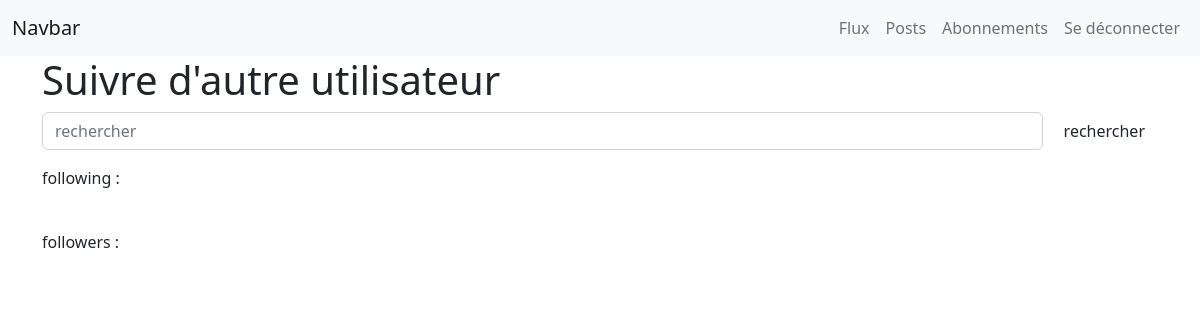
/follow/ (signed in), run on an earlier commit of the app's database.
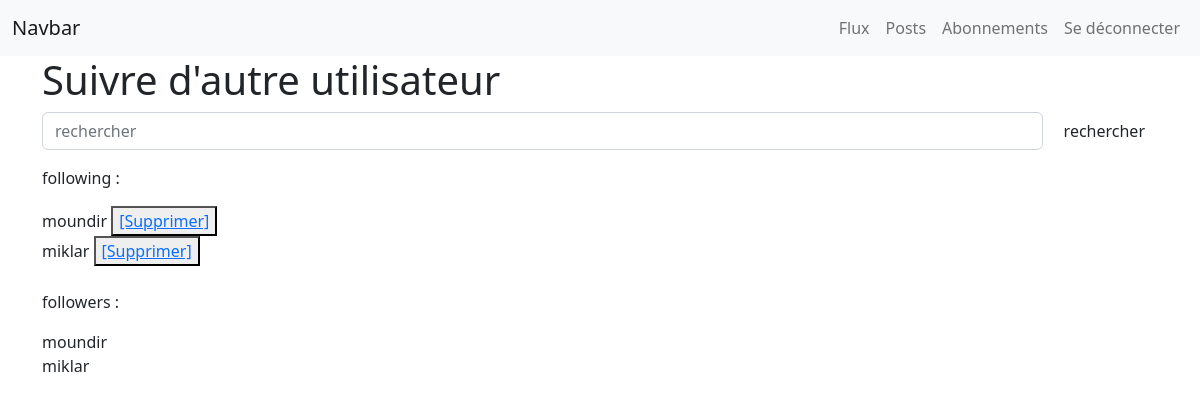
And on a later commit of the database.
### flux/models.py (models this page shows)
class UserFollows(models.Model):
    user = models.ForeignKey(
        to=settings.AUTH_USER_MODEL,
        on_delete=models.CASCADE,
        related_name='following')
    followed_user = models.ForeignKey(to=settings.AUTH_USER_MODEL,
                                      on_delete=models.CASCADE,
                                      related_name='followers_by')
    class Meta:
        unique_together = ('user', 'followed_user',)

### flux/views.py (the view)
# urls.py: path('follow/', flux_views.follow_user, name='search'),
@login_required()
def follow_user(request):
    form = FollowForm(instance=request.user)
    if request.method == 'POST':
        if request.POST.get('search'):
            search = request.POST['search']
            follower = User.objects.get(Q(username__contains=search) & ~Q(username=request.user))
            follow = UserFollows(followed_user_id=follower.id, user_id=request.user.id)
            follow.save()
            return redirect('search')
    else:
        following = UserFollows.objects.filter(user=request.user)
        followers = UserFollows.objects.filter(followed_user=request.user)
        return render(request, 'flux/followers_search.html', {'following': following, 'followers': followers})

### flux/templates/flux/followers_search.html (shortened to what this page needs)
{% extends 'flux/base.html' %}
{% load static %}
{% block content %}
    <div class="container">
        <h1>Suivre d'autre utilisateur</h1>
        <form class="d-flex" method="post" action="{% url 'search' %}" name="ows">
            <input class="form-control me-2"
                   type="search" placeholder="rechercher" name="search">
            <button class="btn btn-outline-sucess" type="submit">rechercher</button>
        </form>
        <p>following : </p>{% for follows in following %}
        {{ follows.followed_user }}
        <button><a href="{% url 'delete-user' follows.id %}">[Supprimer]</a></button>
        <br>
    {% endfor %}
        <br>
        <p>followers : </p>
        {% for follower in followers %}
            {{ follower.user }}<br>
        {% endfor %}
    </div>
{% endblock %}

What changed in the data, as far as the page shows it:
added UserFollows: followed_user "moundir", shown under "Suivre d'autre utilisateur"
added UserFollows: followed_user "miklar", shown under "Suivre d'autre utilisateur"
added UserFollows: user "moundir"
added UserFollows: user "miklar"
